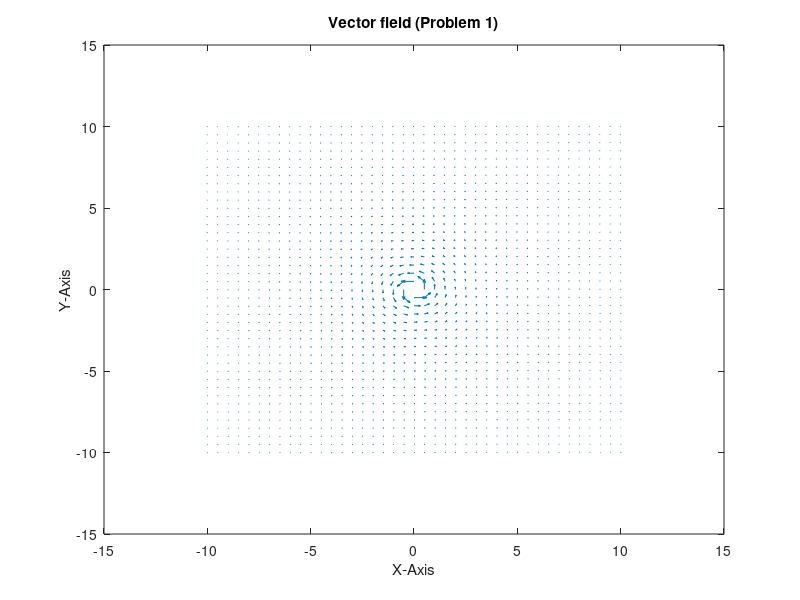
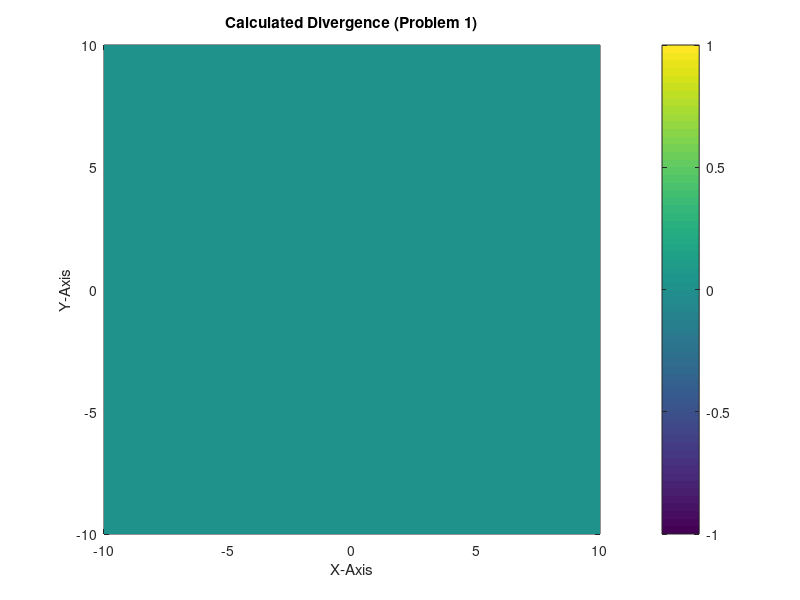
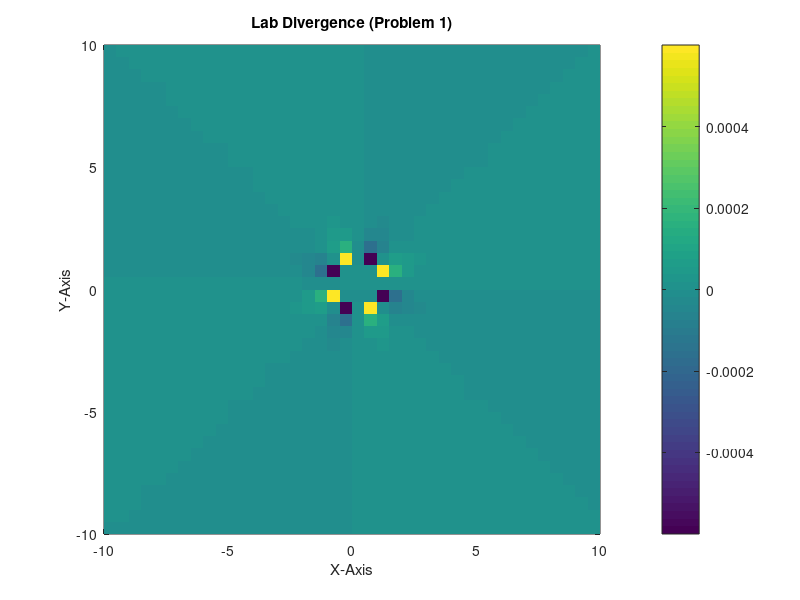
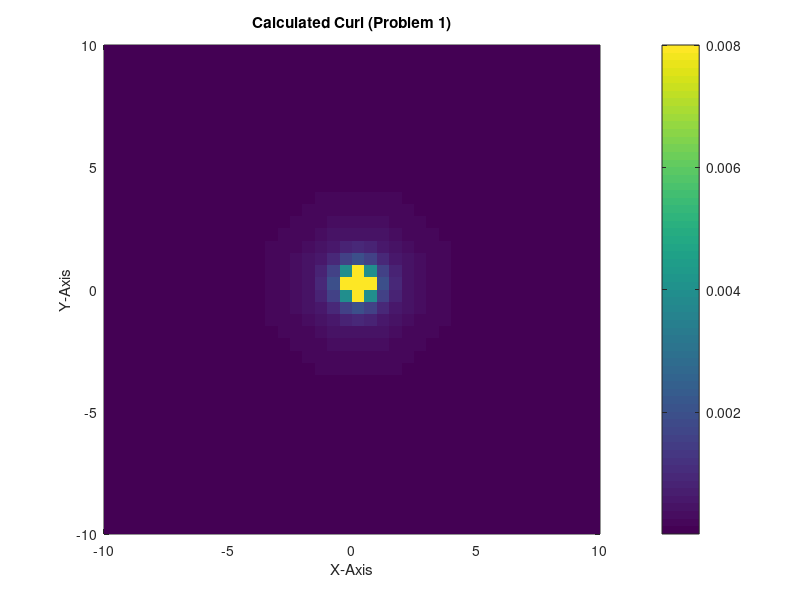

Recreate these plots in MATLAB, in order.
% ECE 3331 Lab 2
% Edward Rees
% written 02.07.2020
% edited 02.07.2020


% clear and clean workspace and windows
clear
close all 

% variables and arrays
answer = 'Y'


% ECE 322 - HW 2
% Edward Rees
% written 01.20.2020
% edited 01.20.2020


% clear and clean workspace and windows
clear
close all 

% variables and arrays
answer = 'Y'

%   MESHGRID   X and Y arrays for 3-D plots.
%   [X,Y] = MESHGRID(x,y) transforms the domain specified by vectors
%   x and y into arrays X and Y that can be used for the evaluation
%   of functions of two variables and 3-D surface plots.
%   The rows of the output array X are copies of the vector x and
%   the columns of the output array Y are copies of the vector y.

%[X,Y] = meshgrid(-4:.2:4, -4:.2:4);
%Z = X .* exp (-X^2-Y.^2);
%surf (X,Y,Z)

%   Quiver plot.
%   QUIVER(X,Y,U,V) plots velocity vectors as arrows with components (u,v)
%   at the points (x,y).  The matrices X,Y,U,V must all be the same size
%   and contain corresponding position and velocity components (X and Y
%   can also be vectors to specify a uniform grid).  QUIVER automatically
%   scales the arrows to fit within the grid.
%   [x,y] = meshgrid(-2:.2:2,-1:.15:1);
%   z = x .* exp(-x.^2 - y.^2); 
%   [px,py] = gradient(z,.2,.15);
%   contour(x,y,z), hold on 
%   quiver(x,y,px,py), hold off, axis image


%generate mesh grid
[x,y] = meshgrid (-10:.5:10, -10:.5:10)

%generate x and y values of vectors
r = sqrt(x.*x+y.*y);
phi = atan2(y,x);
 
I = 10000;
u0 = 4*pi*10^(-7);
 
xcomp = ((-u0*I)./(2*pi.*r)).*sin(phi);
ycomp = (( u0*I)./(2*pi.*r)).*cos(phi);
 
xcomp(21,21) = 0;
ycomp(21,21) = 0;

%generate divergence
calc_div=(0.*xcomp.*ycomp)
lab_div=divergence(x,y,xcomp,ycomp)

%generate curl
calc_curl=((u0*I)./(2*pi*r.^2))
lab_curl=curl(x,y,xcomp,ycomp)

%generate quiver plot
quiver (x,y,xcomp,ycomp)
title('Vector field (Problem 1)')
xlabel('X-Axis')
ylabel('Y-Axis')

%generate calculated divergence plot
hold on
figure
pcolor(x,y,calc_div); shading ('flat'); colorbar
title('Calculated Divergence (Problem 1)')
xlabel('X-Axis')
ylabel('Y-Axis')

%generate lab divergence plot
hold on
figure
pcolor(x,y,lab_div); shading ('flat'); colorbar
%caxis([-1 1])
title('Lab Divergence (Problem 1)')
xlabel('X-Axis')
ylabel('Y-Axis')

%generate calc curl plot
hold on
figure
pcolor(x,y,calc_curl); shading ('flat'); colorbar
title('Calculated Curl (Problem 1)')
xlabel('X-Axis')
ylabel('Y-Axis')

%generate calc curl plot
hold on
figure
pcolor(x,y,lab_curl); shading ('flat'); colorbar
title('Lab Curl (Problem 1)')
xlabel('X-Axis')
ylabel('Y-Axis')
